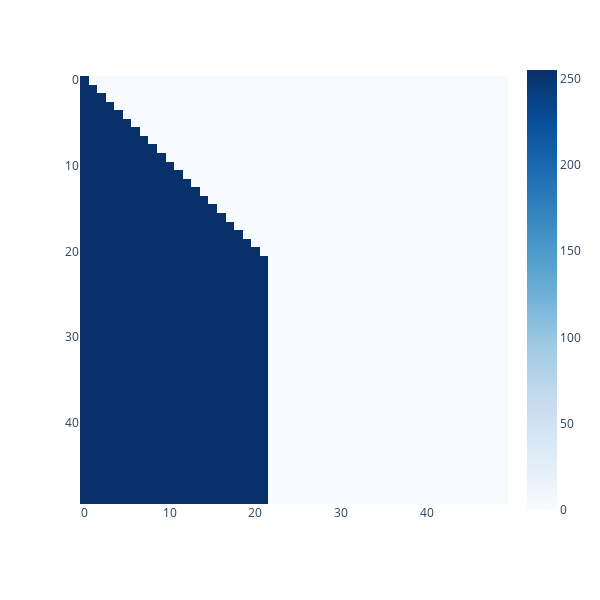

Notebook source saved alongside this figure:
### Code cell
# 测试MaskedBatch
mbatch = MaskedBatch(src = src,tgt = tgt, pad = 0)
print(mbatch.src.shape)
print(mbatch.tgt.shape)
print(mbatch.tgt_y.shape)

print(mbatch.src_mask.shape)
print(mbatch.tgt_mask.shape)
px.imshow(mbatch.tgt_mask[0],color_continuous_scale="blues",width=600,height=600)

### Figure 1 — Plotly figure (JSON) as saved in the notebook; plotly's stock layout.template omitted (floating-point values rounded to 4 significant figures; data arrays with more than 128 entries replaced by an {"elided": "..."} marker saying what was removed)
{"data": [{"coloraxis": "coloraxis", "hovertemplate": "x: %{x}<br>y: %{y}<br>color: %{z}<extra></extra>", "name": "0", "type": "heatmap", "xaxis": "x", "yaxis": "y", "z": {"elided": "50x50 int values"}}], "layout": {"coloraxis": {"colorscale": [[0, "rgb(247,251,255)"], [0.125, "rgb(222,235,247)"], [0.25, "rgb(198,219,239)"], [0.375, "rgb(158,202,225)"], [0.5, "rgb(107,174,214)"], [0.625, "rgb(66,146,198)"], [0.75, "rgb(33,113,181)"], [0.875, "rgb(8,81,156)"], [1, "rgb(8,48,107)"]]}, "height": 600, "margin": {"t": 60}, "width": 600, "xaxis": {"anchor": "y", "constrain": "domain", "domain": [0, 1], "scaleanchor": "y"}, "yaxis": {"anchor": "x", "autorange": "reversed", "constrain": "domain", "domain": [0, 1]}}}
